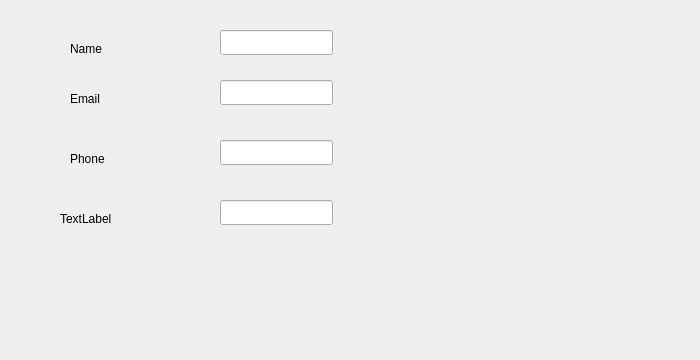
<?xml version="1.0" encoding="UTF-8"?>
<ui version="4.0">
 <class>CustomerDTO</class>
 <widget class="QDialog" name="CustomerDTO">
  <property name="geometry">
   <rect>
    <x>0</x>
    <y>0</y>
    <width>700</width>
    <height>360</height>
   </rect>
  </property>
  <property name="windowTitle">
   <string>Dialog</string>
  </property>
  <widget class="QLabel" name="label">
   <property name="geometry">
    <rect>
     <x>70</x>
     <y>40</y>
     <width>67</width>
     <height>17</height>
    </rect>
   </property>
   <property name="text">
    <string>Name</string>
   </property>
  </widget>
  <widget class="QLabel" name="label_2">
   <property name="geometry">
    <rect>
     <x>70</x>
     <y>90</y>
     <width>67</width>
     <height>17</height>
    </rect>
   </property>
   <property name="text">
    <string>Email</string>
   </property>
  </widget>
  <widget class="QLabel" name="label_3">
   <property name="geometry">
    <rect>
     <x>70</x>
     <y>150</y>
     <width>67</width>
     <height>17</height>
    </rect>
   </property>
   <property name="text">
    <string>Phone</string>
   </property>
  </widget>
  <widget class="QLabel" name="label_4">
   <property name="geometry">
    <rect>
     <x>60</x>
     <y>210</y>
     <width>67</width>
     <height>17</height>
    </rect>
   </property>
   <property name="text">
    <string>TextLabel</string>
   </property>
  </widget>
  <widget class="QLineEdit" name="lineEdit">
   <property name="geometry">
    <rect>
     <x>220</x>
     <y>30</y>
     <width>113</width>
     <height>25</height>
    </rect>
   </property>
  </widget>
  <widget class="QLineEdit" name="lineEdit_2">
   <property name="geometry">
    <rect>
     <x>220</x>
     <y>80</y>
     <width>113</width>
     <height>25</height>
    </rect>
   </property>
  </widget>
  <widget class="QLineEdit" name="lineEdit_3">
   <property name="geometry">
    <rect>
     <x>220</x>
     <y>140</y>
     <width>113</width>
     <height>25</height>
    </rect>
   </property>
  </widget>
  <widget class="QLineEdit" name="lineEdit_4">
   <property name="geometry">
    <rect>
     <x>220</x>
     <y>200</y>
     <width>113</width>
     <height>25</height>
    </rect>
   </property>
  </widget>
 </widget>
 <resources/>
 <connections/>
</ui>
